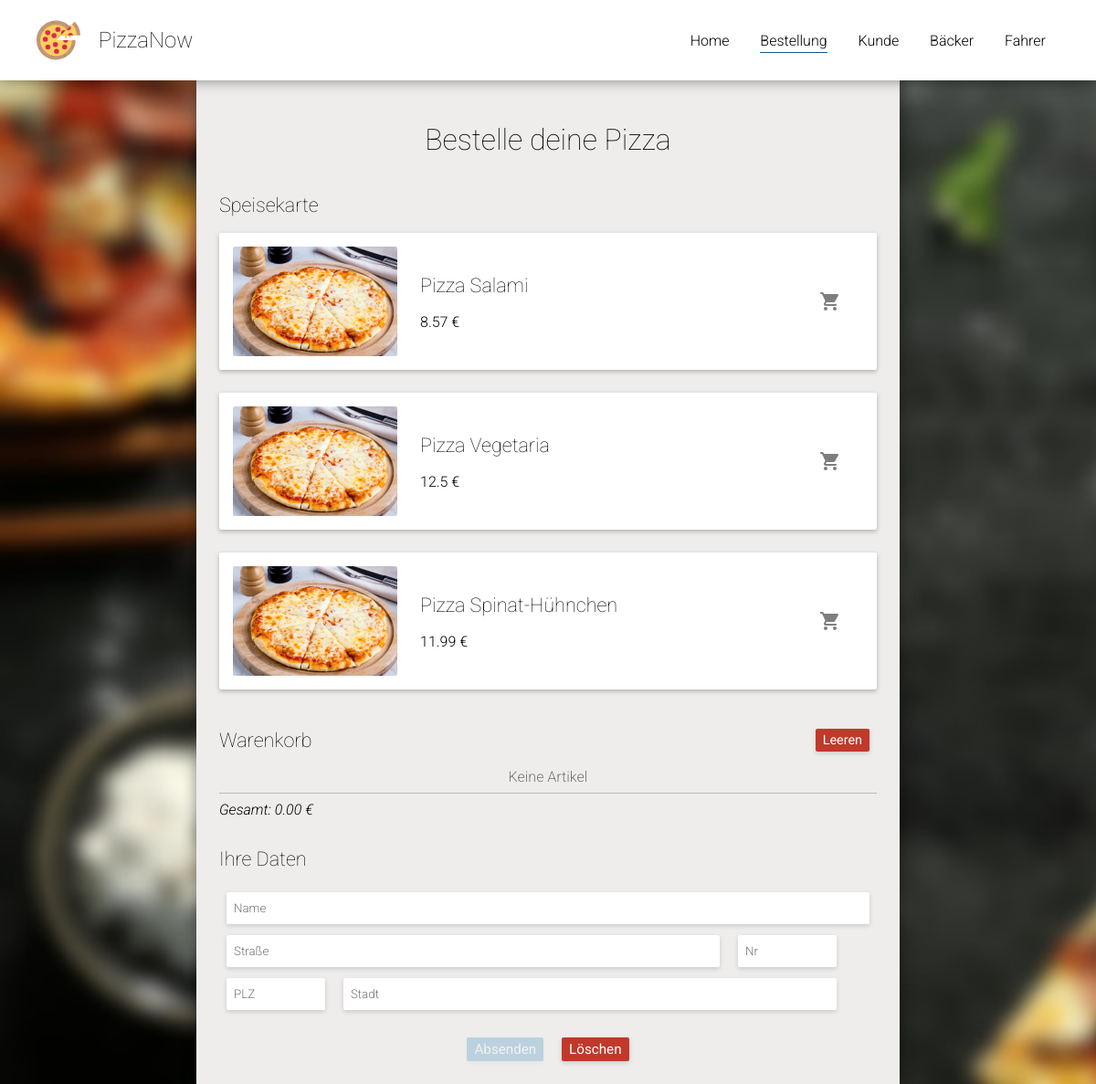
The app's page /Praktikum/Prak5/order.php with its own data.
### tables this page shows
CREATE TABLE `article` (
  `article_id` int(11) NOT NULL,
  `name` varchar(20) NOT NULL,
  `picture` varchar(254) NOT NULL,
  `price` float NOT NULL
);

### src/Praktikum/Prak5/order.php (the view, shortened to what this page needs)
<?php declare(strict_types=1);
require_once './base/Page.php';
class order extends Page
{
    protected function generatePageHeader(string $title = ''): void
    {
        parent::generatePageHeader($title);
    }
    protected function getViewData():array
    {
        $pizzas = array();
        $sqlQuery = "SELECT * FROM article";
        $recordset = $this->_database->query($sqlQuery);
        while ($record = $recordset->fetch_assoc()) {
            $id = $record["article_id"];
            $name = $record["name"];
            $price = $record["price"];
            $picture = $record["picture"];
            $pizzaData = array($name, $price, $picture, $id);
            $pizzas[$id] = $pizzaData;
        }
        return $pizzas;
    }
    protected function generateView():void
    {
        $data = $this->getViewData();
        $this->generatePageHeader('Bestellung');
        echo <<<EOT
        <main>
            <h1 class="text-center">Bestelle deine Pizza</h1>
            <div class="row">
                <div class="col">
                    <h2>Speisekarte</h2>
        EOT;
        foreach ($data as $pizza){
            $this->printArticle($pizza[0], $pizza[1], $pizza[2], $pizza[3]);
        }
        echo <<<EOT
                </div>
                <div class="col-spacer"></div>
                <div class="col">
                <h2>Warenkorb <button class="btn red inline" type="reset" tabindex="2" onclick="deleteAllPizza()">Leeren</button></h2>
                <div id="cart">
                    <div id="empty-placeholder" class="text-muted text-center">Keine Artikel</div>
                </div>
                <hr />
                <i>Gesamt: <span id="total-price">0.00</span> €</i>
                <h2 class="m-top">Ihre Daten</h2>
                <form action="order.php" accept-charset="UTF-8" method="post">
                    <input name="name" class="input-large" type="text" placeholder="Name" required value="">
                    <input name="street" class="input-medium" type="text" placeholder="Straße" required value="">
                    <input name="houseno" class="input-small" type="text" placeholder="Nr" maxlength="5" required value="">
                    <input name="zipcode" class="input-small" type="text" placeholder="PLZ" maxlength="5" required value="">
                    <input name="city" class="input-medium" type="text" placeholder="Stadt" required value="">
                    <input name="cart" id="cart-data" type="hidden" value="[]">
                    <div class="text-center m-top">
                        <button class="btn blue" type="submit" tabindex="0" accesskey="s" id="btn-submit" disabled>Absenden</button>
                        <button class="btn red" type="reset" tabindex="1" accesskey="c">Löschen</button>
                    </div>
                </form>
                </div>
            </div>
        </main>
        <script src="scripts/order.js"></script>
        EOT;
        $this->generatePageFooter();
    }
    public function printArticle($name, $price, $imgAddress, $id): void{
        echo <<<EOT
        <div class="pizza">
            <img alt="" src="$imgAddress" width="180">
            <div class="pizza-meta">
                <h2>Pizza $name</h2>
                <p>$price €</p>
            </div>
            <img alt="In den Warenkorb legen" class="pizza-button" src="img/icon-cart.svg" onclick="addToCart({name: '$name', price: $price, id: $id})">
        </div>
        EOT;
    }
    public static function main():void
    {
        try {
            $page = new order();
            $page->processReceivedData();
            $page->generateView();
        } catch (Exception $e) {
            header("Content-type: text/html; charset=UTF-8");
            echo $e->getMessage();
        }
    }
}
order::main();
?>

### src/Praktikum/Prak5/base/Page.php (shortened to what this page needs)
<?php declare(strict_types=1);
abstract class Page
{
    private $DEBUG_MODE = true;
    protected function __construct()
    {
        $host = "localhost";
        $this->_database = new MySQLi($host, "public", "public", "pizzaservice");
    }
    private function generateNavbarItem(string $link, string $title, string $currentPageName)
    {
        $class = $title == $currentPageName ? " active" : "";
        echo <<< EOT
        <a class="navbar-link$class" href="$link">$title</a>
        EOT;
    }
    protected function generatePageHeader(string $title = ""):void
    {
        $title = htmlspecialchars($title);
        echo <<< EOT
        <!DOCTYPE html>
        <html lang="de">
        <head>
            <meta charset="UTF-8">
            <meta name="viewport" content="width=device-width, initial-scale=1.0">
            <title>PizzaNow | $title</title>
            <link rel="stylesheet" href="style/main.css">
        </head>
        <body>
        <nav class="navbar">
            <img alt="" height=48 src="img/logo.svg">
            <span class="navbar-header">
            PizzaNow
            </span>
            <div class="navbar-links">
        EOT;
            $this->generateNavbarItem("index.php", "Home", $title);
            if ($this->DEBUG_MODE) {
                $this->generateNavbarItem("baker.php", "Bäcker", $title);
                $this->generateNavbarItem("driver.php", "Fahrer", $title);
            }
        echo <<< EOT
            </div>
        </nav>
        EOT;
    }
    protected function generatePageFooter():void
    {
        echo <<< EOT
        </body>
        </html>
        EOT;
    }
}

### src/Praktikum/Prak5/style/main.css (style rules this page uses)
* { font-family: 'Roboto', 'Segoe UI', Tahoma, Geneva, Verdana, sans-serif; font-weight: 300; }
h1, h2, h3 { font-weight: 100; }
h2 { font-size: 1.35em; }
.navbar { left: 0; right: 0; z-index: 100; display: flex; flex-flow: row; align-items: center; position: relative; padding: 1.25rem 2.5rem; background: white; box-shadow: 0px 0px 15px 0px rgba(0, 0, 0, 0.45); }
.navbar-header { margin-left: 1.25rem; font-weight: 100; font-size: 1.5rem; }
.navbar-links { margin-left: auto; }
.navbar-link { color: black; margin: 0 15px; font-weight: 300; text-decoration: none; padding-bottom: 3px; border-bottom: 1px solid white; transition-duration: .25s; }
.navbar-link.active { border-bottom: 1px solid #135392; transition-duration: .25s; }
body { background-image: url('../img/wallpaper-app.jpg'); background-size: cover; background-attachment: fixed; }
main { width: 60%; margin: auto; padding: 25px; background-color: #EEEDEC; box-shadow: 0px 0px 15px 0px rgba(0, 0, 0, 0.45); }
.pizza { display: flex; align-items: center; background-color: white; box-shadow: 0px 2px 5px 0px rgba(0, 0, 0, 0.25); font-weight: 300; padding: 15px; margin-bottom: 25px; }
.pizza, .pizza > img { border-radius: 2px; }
.pizza-meta { margin-left: 25px; width: 100%; }
.pizza-button { display: block; margin-left: auto; margin-right: 20px; cursor: pointer; border-radius: 3px; padding: 4px; background-color: white; transition-duration: .3s; opacity: .5; }
hr { height: 1px; background-color: #bbb; border: none; }
input[type=text] { box-shadow: 0px 2px 5px 0px rgba(0, 0, 0, 0.15); box-sizing: border-box; border-radius: 2px; padding: 10px 8px; margin: 6px 8px; outline: 0; border: 0; }
.input-large { width: calc(100% - 16px); }
.input-medium { width: 75%; }
.input-small { width: 15%; }
@media screen and (max-width: 1366px) { .row { flex-flow: column; } }

### src/Praktikum/Prak5/style/base.css (style rules this page uses)
body, html { padding: 0; margin: 0; width: 100%; height: 100%; }
.btn { box-shadow: 0px 2px 5px 0px rgba(0, 0, 0, 0.15); display: inline-block; padding: 0.25rem 0.5rem; margin: 0 0.5rem; cursor: pointer; font-size: 0.95em; font-weight: 400; color: white; border-radius: 0.125rem; border: 0; outline: 0; }
.btn.blue { background-color: #2980b9; transition-duration: .25s; }
.btn.red { background-color: #c0392b; transition-duration: .25s; }
.btn:disabled { opacity: .25; cursor: no-drop; }
.btn.inline { float: right; font-size: 0.9rem; }
.row { display: flex; flex-flow: row; }
.col { width: 100%; }
.text-center { text-align: center; }
.text-muted { opacity: .5; }
.m-top { margin-top: 1.5em; }

### records on screen
article: picture (picture), name "Salami", price "8.57"
article: picture (picture), name "Vegetaria", price "12.5"
article: picture (picture), name "Spinat-Hühnchen", price "11.99"

### other values on screen
$title "Home Bestellung Kunde Bäcker Fahrer"
